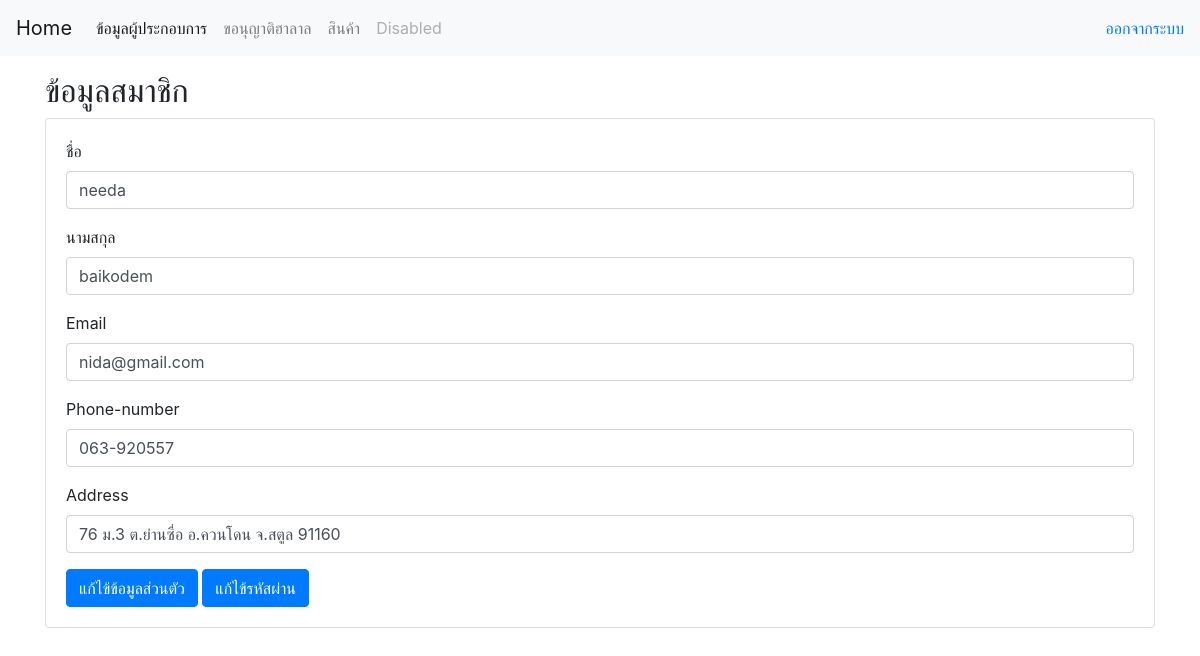
The page /home.php (signed in) on the database its author committed.
### tables this page shows
CREATE TABLE `member` (
  `mem_id` int(11) NOT NULL,
  `mem_name` varchar(50) DEFAULT NULL,
  `mem_lastname` varchar(50) DEFAULT NULL,
  `mem_sex` varchar(10) DEFAULT NULL,
  `mem_email` varchar(50) DEFAULT NULL,
  `phonenumber` varchar(10) DEFAULT NULL,
  `mem_password` varchar(25) DEFAULT NULL,
  `status` varchar(15) DEFAULT NULL,
  `address` varchar(255) DEFAULT NULL
);

### home.php (the view, shortened to what this page needs)
<?php
    require 'header2.php';
    require 'config/db.php';
$mid=$_SESSION["id"];
$sql = "SELECT *FROM member where mem_id = $mid";
$statement = $connection->prepare($sql);
$statement->execute();
$people = $statement->fetch(PDO::FETCH_ASSOC);
?>
<div>
        <div class="container mt-3">
            <h2>ข้อมูลสมาชิก</h2>
            <div class="card">
                <form method="POST">
                <div class="card-body">
                    <div class="form-group">
                    <label for="exampleInputEmail1">ชื่อ</label>
                    <input type="text" class="form-control" aria-describedby="emailHelp" name="name" value="<?php echo $people['mem_name']; ?>" required>
                </div>
                    <div class="form-group">
                     <label for="exampleInputPassword1">นามสกุล</label>
                     <input type="text" class="form-control"name="lastname" value="<?php echo $people['mem_lastname']; ?>" required>
                 </div>
                 <div class="form-group">
                     <label for="exampleInputPassword1">Email</label>
                     <input type="email" class="form-control" name="email" value="<?php echo $people['mem_email']; ?>" required>
                 </div>
                 <div class="form-group">
                     <label for="exampleInputPassword1">Phone-number</label>
                     <input type="text" class="form-control" name="phone" value="<?php echo$people['phonenumber']; ?>" required>
                 </div>
                 <div class="form-group">
                     <label for="exampleInputPassword1">Address</label>
                     <input type="text" class="form-control" name="address" value="<?php echo $people['address']; ?>"  required>
                 </div>
                     <button type="submit" class="btn btn-primary" name="updateaccount">แก้ไข้ข้อมูลส่วนตัว</button>
                     <button type="button" class="btn btn-primary" data-toggle="modal" data-target="#exampleModal">
                         แก้ไข้รหัสผ่าน
                     </button>
                </div>
                </form>
            </div>
        </div>
</div>

### rows shown on the page
member: name "needa", lastname "baikodem", email "nida@gmail.com", phone "063-920557", address "76 ม.3 ต.ย่านซื่อ อ.ควนโดน จ.สตูล 91160"
